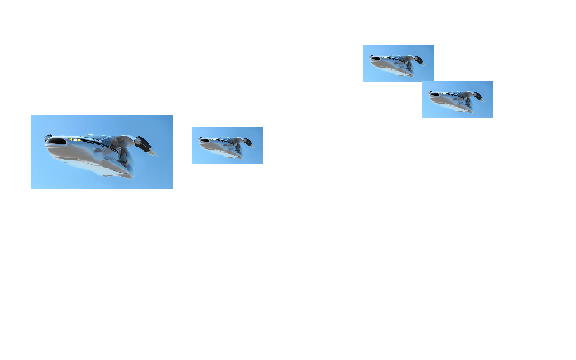
%> input picture project-04/imgs/manyFlyingCars.png, 576 x 360 px
$ octave start.m   (GNU Octave 9; MATLAB toolbox functions it lacks are replaced by stand-ins)
%> lines starting %> are read from the running program, lines starting %| are printed output that depends on the picture; in (x1, y1, x2, y2) boxes, pixels count from 0 and x2, y2 are one past the last pixel; in counts of white or black regions, pixels touching at a corner belong together; the program's own positions count from 1
### project-04/seamlessCloning.m
function [out] = seamlessCloning(source, target, mask)
% seamlesCloning performs seamless cloning using a poisson solver.
% Input:
%   source:  MxNx3-matrix representing an RGB image that should be cut and
%   pasted to a target image.
%   target: MxNx3-matrix representing an RGB image to which the source
%   should be copied
%   mask:   MxN-matrix containing a binary mask where the region with pixel values of 0
%           indicates the region that will be copied from source to target


out = zeros(size(target));

for i = 1:3
    gradX = imfilter(source(:,:,i), [-1 1], 'same');
    gradY = imfilter(source(:,:,i), [-1; 1], 'same');
    grad = zeros([size(gradY) 2]);
    grad(:,:,1) = gradX;
    grad(:,:,2) = gradY;
    disp(['solve poisson equation for channel ',num2str(i),'/3',' ...']);
    out(:,:,i) = solvePoisson(target(:,:,i), grad, mask);
end

### project-04/solvePoisson.m
function [out] = solvePoisson(target, gradient, mask)
% solvePoisson solves the poisson equation using Gauss-Seidel iterations.
% Input:
%   target:  MxN-matrix containing a grayscale target image to which the
%   gradients should be fitted
%   gradient: MxNx2-matrix containing the gradient field that should be
%   fitted to the target.
%               - x-direction (horizontal): gradient(:,:,1)
%               - y-direction (vertical):   gradient(:,:,2)
%
%   mask: MxN-matrix containing a binary mask that indicates which indicates the boundary conditions. A
%   pixel value of 1 means that the corresponding pixel value is fixed. A
%   pixel value of 0 means that the value will be found through
%   optimization (solving poisson equation)
%
%   It is assumed that target, gradient and mask have the same resolution.

out = target;

% For the unknown pixels, perform Gauss-Seidel iterations
iterations = 100;

% I and J contain the x- and y-coordinates of the pixels that are 0 in the
% mask.
[I,J] = find(mask(:,:)==0);
neighborhoodSize = 4;

h = waitbar(0,'Gauss-Seidel...');

for iter=1:iterations
    for k=1:length(I)
        i = I(k);
        j = J(k);
        sumFq = out(i+1,j) + out(i-1,j) + out(i,j+1) + out(i,j-1);
        sumVpq = gradient(i-1,j,2) - gradient(i,j,2) + gradient(i,j-1,1) - gradient(i,j,1);

        out(i,j) = (sumFq + sumVpq)/neighborhoodSize;
    end
    waitbar(iter/iterations)
end

close(h);

### project-04/start.m
%% Assignment 1.2 - Seamless cloning
source = im2double(imread('imgs/manyflyingCars.png'));
target = im2double(imread('imgs/lake.jpg'));
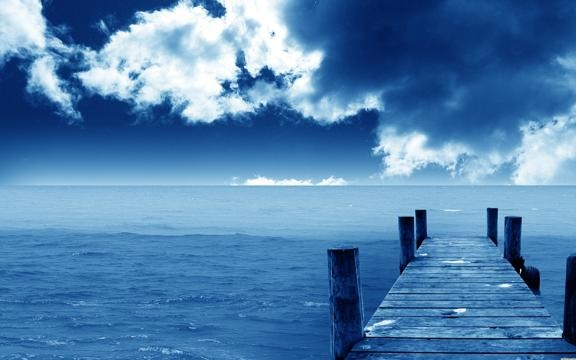
%> input picture project-04/imgs/lake.jpg, 576 x 360 px
mask = im2double(imread('imgs/mask_manyCars.png'));
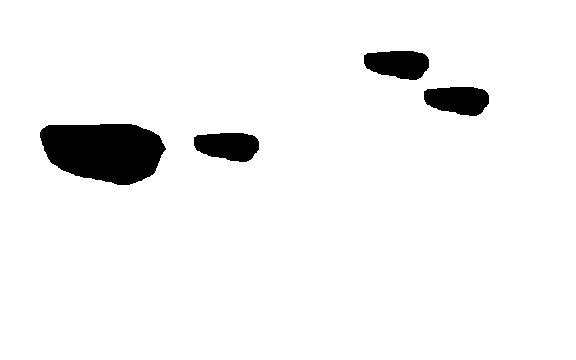
%> input picture project-04/imgs/mask_manyCars.png, 576 x 360 px
%> mask: size 360x576 double; values 0 (black) and 1 (white), 95% white; 4 black regions, box (x1, y1, x2, y2) and area: (40, 124, 166, 185) 5942, (364, 51, 429, 80) 1484, (424, 87, 489, 116) 1484, (194, 133, 259, 162) 1484

%> (the run ends here)
